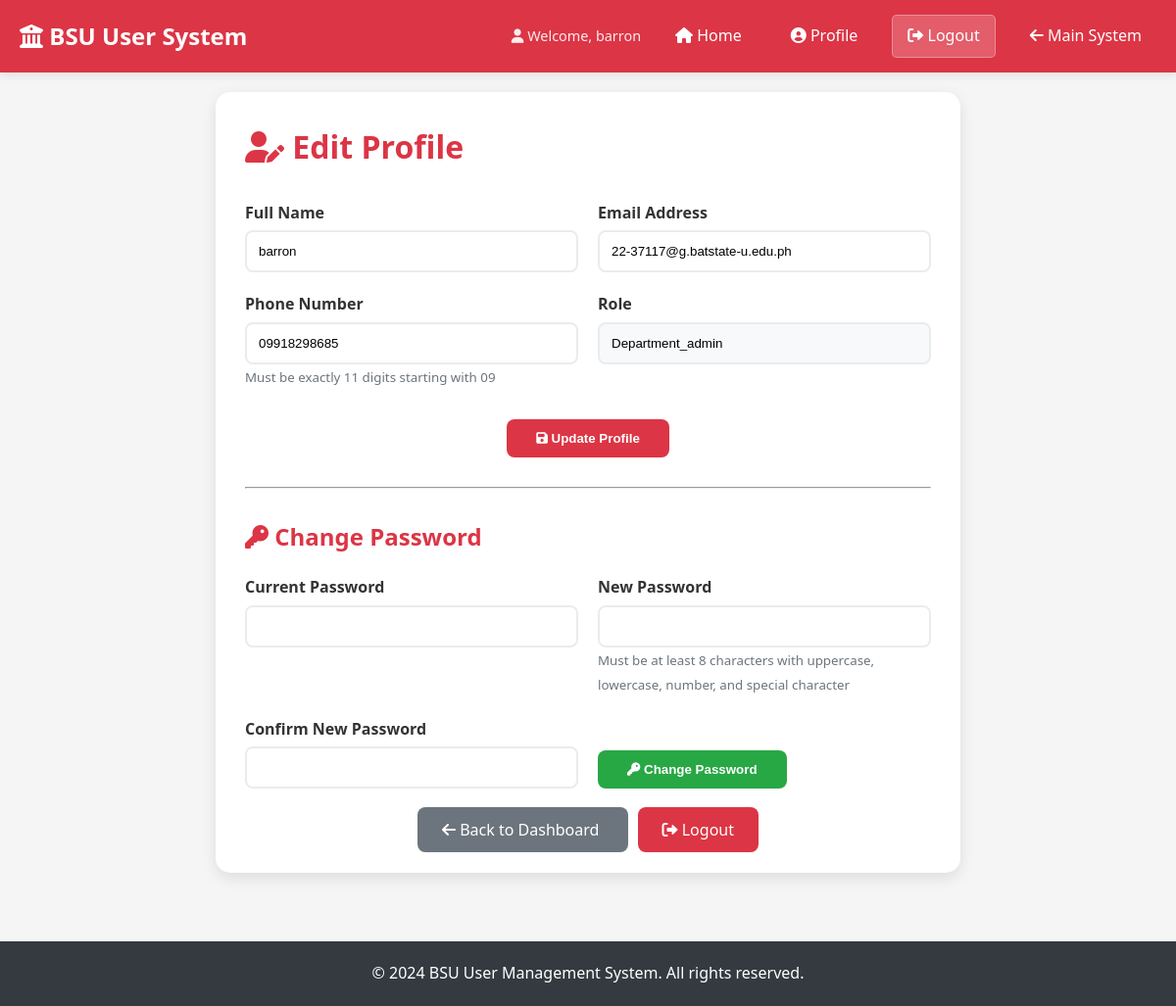
/users/profile.php (signed in), run on the app's committed database.
### tables this page shows
CREATE TABLE `users` (
  `id` int(11) NOT NULL,
  `full_name` varchar(255) NOT NULL,
  `email` varchar(255) NOT NULL,
  `role` enum('admin','technician','department_admin') NOT NULL DEFAULT 'technician',
  `phone_number` varchar(20) NOT NULL,
  `password` varchar(255) NOT NULL,
  `profile_image` varchar(255) DEFAULT NULL,
  `created_at` timestamp NOT NULL DEFAULT current_timestamp(),
  `updated_at` timestamp NOT NULL DEFAULT current_timestamp() ON UPDATE current_timestamp()
);

### users/profile.php (the view, shortened to what this page needs)
<?php
require_once '../includes/db.php';
$user_id = $_SESSION['user_id'];
$stmt = $conn->prepare("SELECT * FROM users WHERE id = ?");
$stmt->bind_param("i", $user_id);
$stmt->execute();
$result = $stmt->get_result();
$user = $result->fetch_assoc();
require_once 'header.php';
?>
<div style="max-width: 800px; margin: 0 auto; padding: 20px;">
    <div style="background: white; border-radius: 15px; box-shadow: 0 5px 15px rgba(0,0,0,0.1); padding: 30px;">
        <h1 style="color: #dc3545; margin-bottom: 30px;">
            <i class="fas fa-user-edit"></i> Edit Profile
        </h1>
        <form method="POST" action="">
            <div style="display: grid; grid-template-columns: 1fr 1fr; gap: 20px; margin-bottom: 30px;">
                <div>
                    <label for="full_name" style="display: block; margin-bottom: 5px; font-weight: 600;">Full Name</label>
                    <input type="text" id="full_name" name="full_name" value="<?php echo htmlspecialchars($user['full_name']); ?>"
                           style="width: 100%; padding: 12px; border: 2px solid #e9ecef; border-radius: 8px;" required>
                </div>
                <div>
                    <label for="email" style="display: block; margin-bottom: 5px; font-weight: 600;">Email Address</label>
                    <input type="email" id="email" name="email" value="<?php echo htmlspecialchars($user['email']); ?>"
                           style="width: 100%; padding: 12px; border: 2px solid #e9ecef; border-radius: 8px;" required>
                </div>
                <div>
                    <label for="phone_number" style="display: block; margin-bottom: 5px; font-weight: 600;">Phone Number</label>
                    <input type="tel" id="phone_number" name="phone_number" value="<?php echo htmlspecialchars($user['phone_number']); ?>"
                           style="width: 100%; padding: 12px; border: 2px solid #e9ecef; border-radius: 8px;" required maxlength="11" pattern="^09\d{9}$" placeholder="09123456789">
                    <small style="color: #6c757d;">Must be exactly 11 digits starting with 09</small>
                </div>
                <div>
                    <label style="display: block; margin-bottom: 5px; font-weight: 600;">Role</label>
                    <input type="text" value="<?php echo ucfirst(htmlspecialchars($user['role'])); ?>"
                           style="width: 100%; padding: 12px; border: 2px solid #e9ecef; border-radius: 8px; background: #f8f9fa;" readonly>
                </div>
            </div>
            <div style="text-align: center; margin: 20px 0;">
                <button type="submit" style="background: #dc3545; color: white; padding: 12px 30px; border: none; border-radius: 8px; font-weight: 600;">
                    <i class="fas fa-save"></i> Update Profile
                </button>
            </div>
        </form>
        <hr style="margin: 30px 0;">
        <h2 style="color: #dc3545; margin-bottom: 20px;">
            <i class="fas fa-key"></i> Change Password
        </h2>
        <form method="POST" action="">
            <div style="display: grid; grid-template-columns: 1fr 1fr; gap: 20px; margin-bottom: 30px;">
                <div>
                    <label for="current_password" style="display: block; margin-bottom: 5px; font-weight: 600;">Current Password</label>
                    <input type="password" id="current_password" name="current_password"
                           style="width: 100%; padding: 12px; border: 2px solid #e9ecef; border-radius: 8px;">
                </div>
                <div>
                    <label for="new_password" style="display: block; margin-bottom: 5px; font-weight: 600;">New Password</label>
                    <input type="password" id="new_password" name="new_password"
                           style="width: 100%; padding: 12px; border: 2px solid #e9ecef; border-radius: 8px;" minlength="8">
                    <small style="color: #6c757d;">Must be at least 8 characters with uppercase, lowercase, number, and special character</small>
                </div>
                <div>
                    <label for="confirm_password" style="display: block; margin-bottom: 5px; font-weight: 600;">Confirm New Password</label>
                    <input type="password" id="confirm_password" name="confirm_password"
                           style="width: 100%; padding: 12px; border: 2px solid #e9ecef; border-radius: 8px;" minlength="8">
                </div>
                <div style="display: flex; align-items: end;">
                    <button type="submit" style="background: #28a745; color: white; padding: 12px 30px; border: none; border-radius: 8px; font-weight: 600;">
                        <i class="fas fa-key"></i> Change Password
                    </button>
                </div>
            </div>
        </form>
        <div style="text-align: center; margin-top: 30px;">
            <a href="index.php" style="background: #6c757d; color: white; padding: 12px 25px; text-decoration: none; border-radius: 8px; margin-right: 10px;">
                <i class="fas fa-arrow-left"></i> Back to Dashboard
            </a>
            <a href="logout.php" style="background: #dc3545; color: white; padding: 12px 25px; text-decoration: none; border-radius: 8px;">
                <i class="fas fa-sign-out-alt"></i> Logout
            </a>
        </div>
    </div>
</div>
<?php require_once 'footer.php'; ?>

### users/assets/css/style.css (style rules this page uses)
* { margin: 0; padding: 0; box-sizing: border-box; }
body { font-family: 'Segoe UI', Tahoma, Geneva, Verdana, sans-serif; background-color: #f5f5f5; color: #333; line-height: 1.6; }
:root { --primary-red: #dc3545; --dark-red: #c82333; --black: #000000; --dark-gray: #343a40; --gray: #6c757d; --light-gray: #e9ecef; --white: #ffffff; --success: #28a745; --warning: #ffc107; --info: #17a2b8; }

### data on the page
users: full_name "barron", email "22-37117@g.batstate-u.edu.ph", phone_number "09918298685", role "Department_admin"

### other printed values
$_SESSION['user_name'] "barron"
